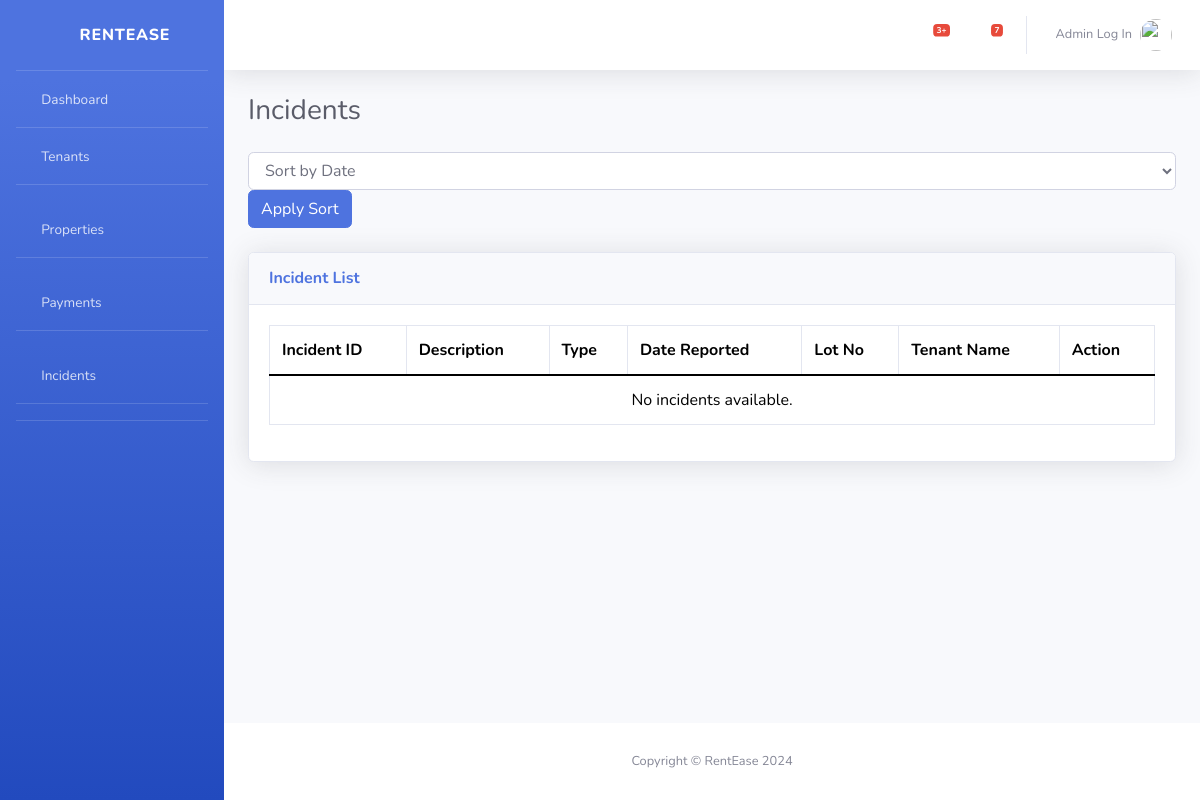
The page /incidents/ on the database as committed earlier.
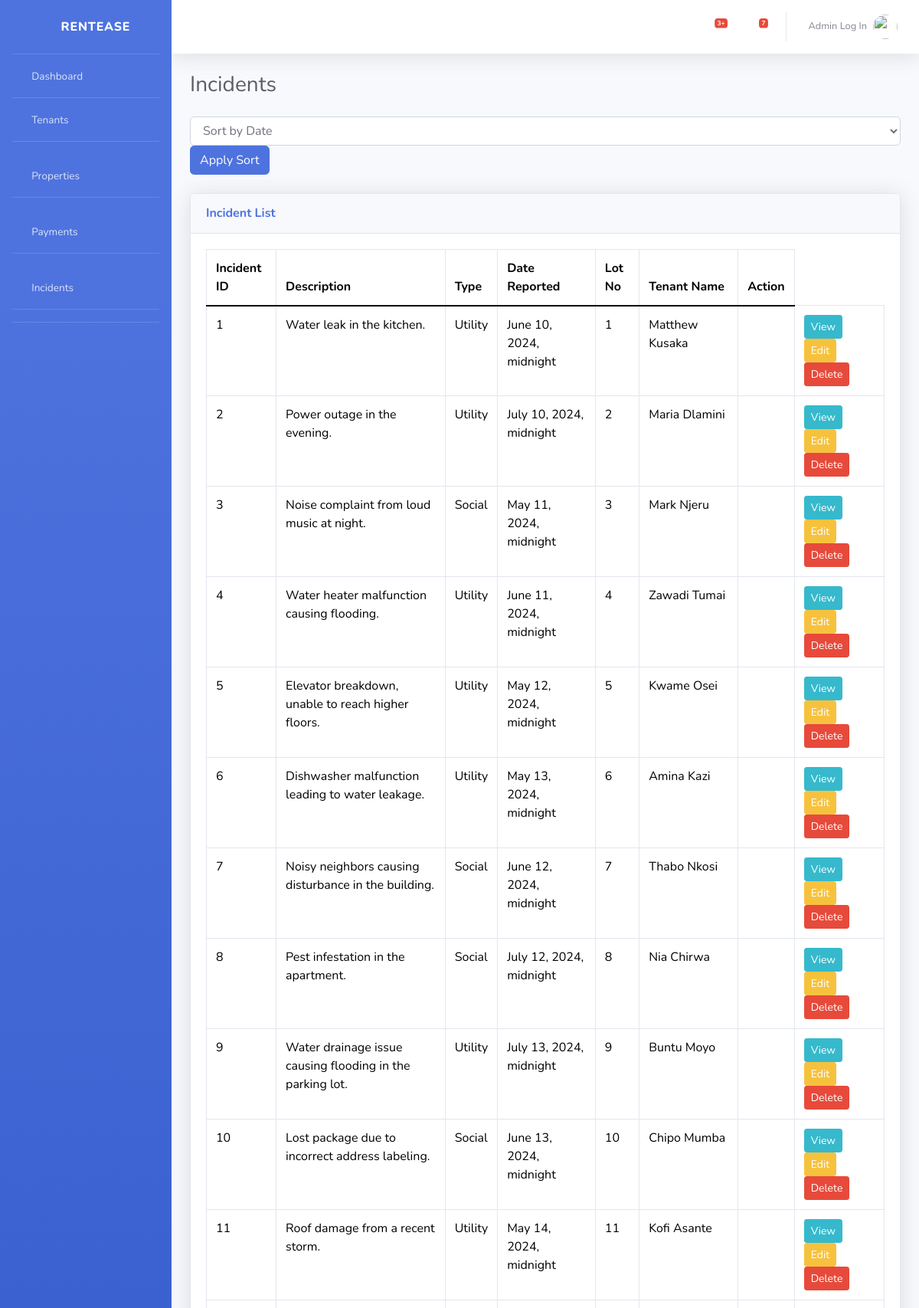
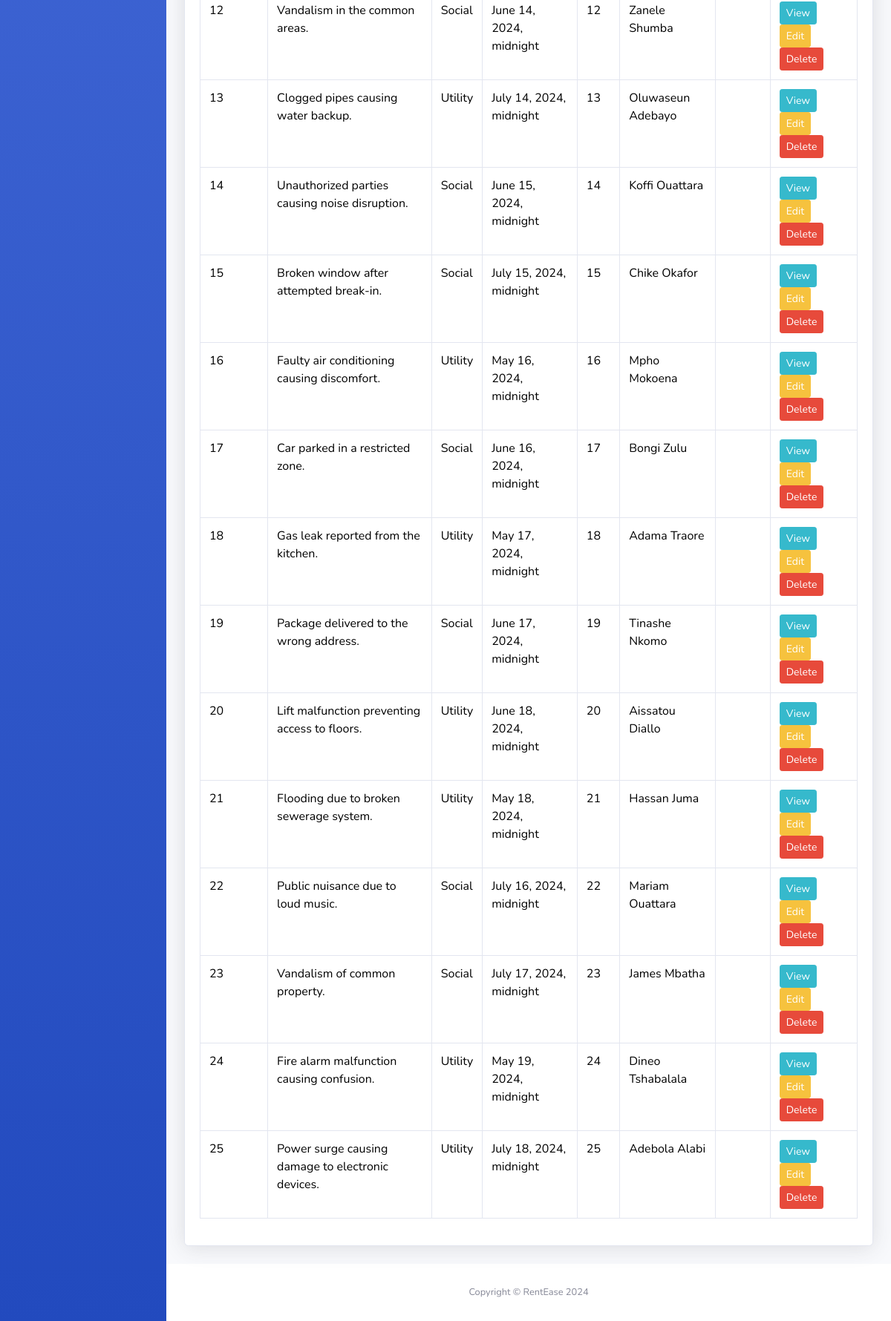
The same page on the database as committed later (2 pictures, top to bottom).
### main/models.py (models this page shows, shortened)
class Incidents(models.Model):
    tenant_name = models.CharField(max_length=255)
    lot_no = models.CharField(max_length=100)
    description = models.TextField()
    is_utility = models.BooleanField(default=False)
    is_social = models.BooleanField(default=False)
    created_at = models.DateTimeField(auto_now_add=True)

### main/views.py (the view)
# urls.py: path('incidents/', views.incidents_list, name='incidents_list'),
def incidents_list(request):
    from main.models import Incidents
    lot_no_filter = request.GET.get('lot_no', '')
    if lot_no_filter:
        incidents = Incidents.objects.filter(lot_no=lot_no_filter)
    else:
        incidents = Incidents.objects.all()
    lot_nos = Incidents.objects.values_list('lot_no', flat=True).distinct()
    return render(request, 'incidents_list.html', {
        'incidents': incidents,
        'lot_nos': lot_nos,
    })

### templates/incidents_list.html (shortened to what this page needs)
{% extends 'master.html' %}
{% block content %}
    <h1 class="h3 mb-4 text-gray-800">Incidents</h1>
    <div class="sort-bar mb-4">
        <div class="dropdown">
            <select class="form-control" id="sortByDate">
                <option value="">Sort by Date</option>
            </select>
        </div>
        <button class="btn btn-primary" id="applySort">Apply Sort</button>
    </div>
    <div class="card shadow mb-4">
        <div class="card-header py-3">
            <h6 class="m-0 font-weight-bold text-primary">Incident List</h6>
        </div>
        <div class="card-body">
            <div class="table-responsive">
                <table class="table table-bordered" id="incidentsTable" width="100%" cellspacing="0">
                    <thead>
                    <tr>
                        <th>Incident ID</th>
                        <th>Description</th>
                        <th>Type</th>
                        <th>Date Reported</th>
                        <th>Lot No</th>
                        <th>Tenant Name</th>
                        <th>Action</th>
                    </tr>
                    </thead>
                    <tbody>
                    {% for incident in incidents %}
                        <tr>
                            <td>{{ incident.id }}</td>
                            <td>{{ incident.description }}</td>
                            <td>
                                {% if incident.is_utility %}
                                    Utility
                                {% elif incident.is_social %}
                                    Social
                                {% else %}
                                    None
                                {% endif %}
                            </td>
                            <td>{{ incident.created_at }}</td>
                            <td>{{ incident.lot_no }}</td>
                            <td>{{ incident.tenant_name }}</td>
                            <td>
                            <td>
                                <a href="{% url 'incident_detail' incident.id %}" class="btn btn-info btn-sm">View</a>
                                <a href="{% url 'incident_edit' incident.id %}" class="btn btn-warning btn-sm">Edit</a>
                                <a href="{% url 'incident_delete' incident.id %}"
                                   class="btn btn-danger btn-sm">Delete</a>
                            </td>
                            </td>
                        </tr>
                    {% empty %}
                        <tr>
                            <td colspan="7" class="text-center">No incidents available.</td>
                        </tr>
                    {% endfor %}
                    </tbody>
                </table>
            </div>
        </div>
    </div>
{% endblock %}

Rows that differ between the two databases and show on the page:
added Incidents: id "1", description "Water leak in the kitchen.", is_utility "Utility", created_at "June 10, 2024, midnight", lot_no "1", tenant_name "Matthew Kusaka"
added Incidents: id "2", description "Power outage in the evening.", is_utility "Utility", created_at "July 10, 2024, midnight", lot_no "2", tenant_name "Maria Dlamini"
added Incidents: id "3", description "Noise complaint from loud music at night.", is_utility "Social", created_at "May 11, 2024, midnight", lot_no "3", tenant_name "Mark Njeru"
added Incidents: id "4", description "Water heater malfunction causing flooding.", is_utility "Utility", created_at "June 11, 2024, midnight", lot_no "4", tenant_name "Zawadi Tumai"
added Incidents: id "5", description "Elevator breakdown, unable to reach higher floors.", is_utility "Utility", created_at "May 12, 2024, midnight", lot_no "5", tenant_name "Kwame Osei"
added Incidents: id "6", description "Dishwasher malfunction leading to water leakage.", is_utility "Utility", created_at "May 13, 2024, midnight", lot_no "6", tenant_name "Amina Kazi"
added Incidents: id "7", description "Noisy neighbors causing disturbance in the building.", is_utility "Social", created_at "June 12, 2024, midnight", lot_no "7", tenant_name "Thabo Nkosi"
added Incidents: id "8", description "Pest infestation in the apartment.", is_utility "Social", created_at "July 12, 2024, midnight", lot_no "8", tenant_name "Nia Chirwa"
added Incidents: id "9", description "Water drainage issue causing flooding in the parking lot.", is_utility "Utility", created_at "July 13, 2024, midnight", lot_no "9", tenant_name "Buntu Moyo"
added Incidents: id "10", description "Lost package due to incorrect address labeling.", is_utility "Social", created_at "June 13, 2024, midnight", lot_no "10", tenant_name "Chipo Mumba"
added Incidents: id "11", description "Roof damage from a recent storm.", is_utility "Utility", created_at "May 14, 2024, midnight", lot_no "11", tenant_name "Kofi Asante"
added Incidents: id "12", description "Vandalism in the common areas.", is_utility "Social", created_at "June 14, 2024, midnight", lot_no "12", tenant_name "Zanele Shumba"
added Incidents: id "13", description "Clogged pipes causing water backup.", is_utility "Utility", created_at "July 14, 2024, midnight", lot_no "13", tenant_name "Oluwaseun Adebayo"
added Incidents: id "14", description "Unauthorized parties causing noise disruption.", is_utility "Social", created_at "June 15, 2024, midnight", lot_no "14", tenant_name "Koffi Ouattara"
added Incidents: id "15", description "Broken window after attempted break-in.", is_utility "Social", created_at "July 15, 2024, midnight", lot_no "15", tenant_name "Chike Okafor"
added Incidents: id "16", description "Faulty air conditioning causing discomfort.", is_utility "Utility", created_at "May 16, 2024, midnight", lot_no "16", tenant_name "Mpho Mokoena"
added Incidents: id "17", description "Car parked in a restricted zone.", is_utility "Social", created_at "June 16, 2024, midnight", lot_no "17", tenant_name "Bongi Zulu"
added Incidents: id "18", description "Gas leak reported from the kitchen.", is_utility "Utility", created_at "May 17, 2024, midnight", lot_no "18", tenant_name "Adama Traore"
added Incidents: id "19", description "Package delivered to the wrong address.", is_utility "Social", created_at "June 17, 2024, midnight", lot_no "19", tenant_name "Tinashe Nkomo"
added Incidents: id "20", description "Lift malfunction preventing access to floors.", is_utility "Utility", created_at "June 18, 2024, midnight", lot_no "20", tenant_name "Aissatou Diallo"
added Incidents: id "21", description "Flooding due to broken sewerage system.", is_utility "Utility", created_at "May 18, 2024, midnight", lot_no "21", tenant_name "Hassan Juma"
added Incidents: id "22", description "Public nuisance due to loud music.", is_utility "Social", created_at "July 16, 2024, midnight", lot_no "22", tenant_name "Mariam Ouattara"
added Incidents: id "23", description "Vandalism of common property.", is_utility "Social", created_at "July 17, 2024, midnight", lot_no "23", tenant_name "James Mbatha"
added Incidents: id "24", description "Fire alarm malfunction causing confusion.", is_utility "Utility", created_at "May 19, 2024, midnight", lot_no "24", tenant_name "Dineo Tshabalala"
added Incidents: id "25", description "Power surge causing damage to electronic devices.", is_utility "Utility", created_at "July 18, 2024, midnight", lot_no "25", tenant_name "Adebola Alabi"
Other text that changed with them:
text no longer shown: "No incidents available."
